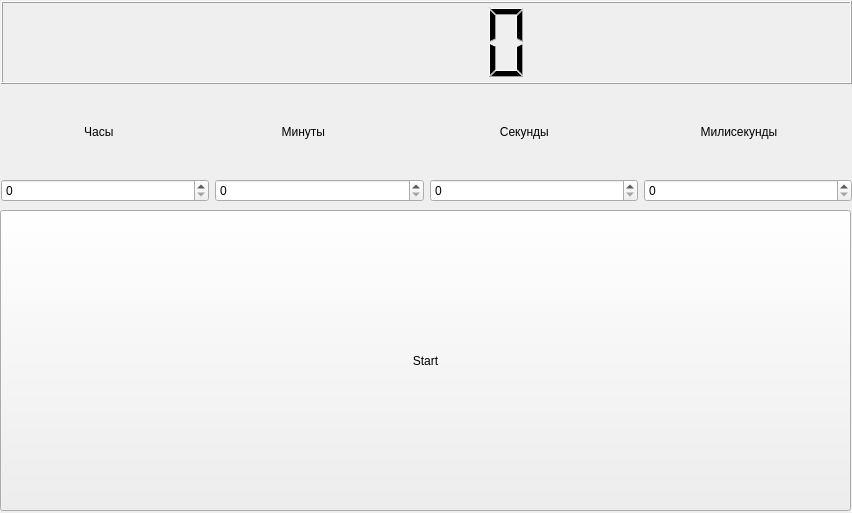
<?xml version="1.0" encoding="UTF-8"?>
<ui version="4.0">
 <class>MainWindow</class>
 <widget class="QMainWindow" name="MainWindow">
  <property name="geometry">
   <rect>
    <x>0</x>
    <y>0</y>
    <width>852</width>
    <height>513</height>
   </rect>
  </property>
  <property name="windowTitle">
   <string>Alarm clock</string>
  </property>
  <widget class="QWidget" name="centralwidget">
   <widget class="QPushButton" name="pushButton">
    <property name="geometry">
     <rect>
      <x>0</x>
      <y>210</y>
      <width>851</width>
      <height>301</height>
     </rect>
    </property>
    <property name="text">
     <string>Start</string>
    </property>
   </widget>
   <widget class="QWidget" name="">
    <property name="geometry">
     <rect>
      <x>1</x>
      <y>1</y>
      <width>851</width>
      <height>201</height>
     </rect>
    </property>
    <layout class="QGridLayout" name="gridLayout">
     <item row="0" column="0" colspan="4">
      <widget class="QLCDNumber" name="lcdNumber">
       <property name="intValue" stdset="0">
        <number>0</number>
       </property>
      </widget>
     </item>
     <item row="1" column="0">
      <widget class="QLabel" name="label_hours">
       <property name="text">
        <string>                         Часы</string>
       </property>
      </widget>
     </item>
     <item row="1" column="1">
      <widget class="QLabel" name="label_min">
       <property name="text">
        <string>                    Минуты</string>
       </property>
      </widget>
     </item>
     <item row="1" column="2">
      <widget class="QLabel" name="label_sec">
       <property name="text">
        <string>                     Секунды</string>
       </property>
      </widget>
     </item>
     <item row="1" column="3">
      <widget class="QLabel" name="label_mil_sec">
       <property name="text">
        <string>                 Милисекунды</string>
       </property>
      </widget>
     </item>
     <item row="2" column="0">
      <widget class="QSpinBox" name="spinBox_hours">
       <property name="maximum">
        <number>999</number>
       </property>
      </widget>
     </item>
     <item row="2" column="1">
      <widget class="QSpinBox" name="spinBox_min">
       <property name="accelerated">
        <bool>false</bool>
       </property>
       <property name="maximum">
        <number>999</number>
       </property>
       <property name="stepType">
        <enum>QAbstractSpinBox::DefaultStepType</enum>
       </property>
       <property name="displayIntegerBase">
        <number>10</number>
       </property>
      </widget>
     </item>
     <item row="2" column="2">
      <widget class="QSpinBox" name="spinBox_sec">
       <property name="maximum">
        <number>999</number>
       </property>
      </widget>
     </item>
     <item row="2" column="3">
      <widget class="QSpinBox" name="spinBox_mil_sec">
       <property name="prefix">
        <string/>
       </property>
       <property name="minimum">
        <number>0</number>
       </property>
       <property name="maximum">
        <number>999</number>
       </property>
       <property name="value">
        <number>0</number>
       </property>
      </widget>
     </item>
    </layout>
   </widget>
  </widget>
 </widget>
 <resources/>
 <connections/>
</ui>
